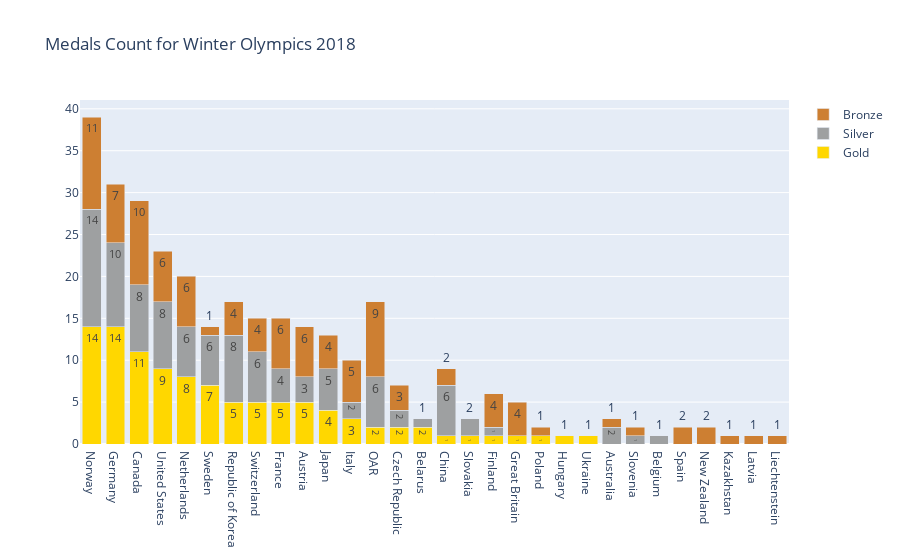

This figure's notebook cell:
### Markdown cell above
#### 3.2 Stacked Bar Chart

### Code cell
trace1 = go.Bar(x = df['NOC'], y = df['Gold'], name = 'Gold', marker = {'color':'#FFD700'}, text = df['Gold'])
trace2 = go.Bar(x = df['NOC'], y = df['Silver'], name = 'Silver', marker = {'color':'#9EA0A1'},text = df['Silver'])
trace3 = go.Bar(x = df['NOC'], y = df['Bronze'], name = 'Bronze', marker = {'color':'#CD7F32'},text = df['Bronze'])

data = [trace1,trace2,trace3]

layout = go.Layout(title = 'Medals Count for Winter Olympics 2018', barmode = 'stack')

fig = go.Figure(data = data, layout = layout)
fig.show()

### Figure 1 — Plotly figure (JSON) as saved in the notebook; plotly's stock layout.template omitted (floating-point values rounded to 4 significant figures)
{"data": [{"marker": {"color": "#FFD700"}, "name": "Gold", "text": [14, 14, 11, 9, 8, 7, 5, 5, 5, 5, 4, 3, 2, 2, 2, 1, 1, 1, 1, 1, 1, 1, 0, 0, 0, 0, 0, 0, 0, 0], "type": "bar", "x": ["Norway", "Germany", "Canada", "United States", "Netherlands", "Sweden", "Republic of Korea", "Switzerland", "France", "Austria", "Japan", "Italy", "OAR", "Czech Republic", "Belarus", "China", "Slovakia", "Finland", "Great Britain", "Poland", "Hungary", "Ukraine", "Australia", "Slovenia", "Belgium", "Spain", "New Zealand", "Kazakhstan", "Latvia", "Liechtenstein"], "y": [14, 14, 11, 9, 8, 7, 5, 5, 5, 5, 4, 3, 2, 2, 2, 1, 1, 1, 1, 1, 1, 1, 0, 0, 0, 0, 0, 0, 0, 0]}, {"marker": {"color": "#9EA0A1"}, "name": "Silver", "text": [14, 10, 8, 8, 6, 6, 8, 6, 4, 3, 5, 2, 6, 2, 1, 6, 2, 1, 0, 0, 0, 0, 2, 1, 1, 0, 0, 0, 0, 0], "type": "bar", "x": ["Norway", "Germany", "Canada", "United States", "Netherlands", "Sweden", "Republic of Korea", "Switzerland", "France", "Austria", "Japan", "Italy", "OAR", "Czech Republic", "Belarus", "China", "Slovakia", "Finland", "Great Britain", "Poland", "Hungary", "Ukraine", "Australia", "Slovenia", "Belgium", "Spain", "New Zealand", "Kazakhstan", "Latvia", "Liechtenstein"], "y": [14, 10, 8, 8, 6, 6, 8, 6, 4, 3, 5, 2, 6, 2, 1, 6, 2, 1, 0, 0, 0, 0, 2, 1, 1, 0, 0, 0, 0, 0]}, {"marker": {"color": "#CD7F32"}, "name": "Bronze", "text": [11, 7, 10, 6, 6, 1, 4, 4, 6, 6, 4, 5, 9, 3, 0, 2, 0, 4, 4, 1, 0, 0, 1, 1, 0, 2, 2, 1, 1, 1], "type": "bar", "x": ["Norway", "Germany", "Canada", "United States", "Netherlands", "Sweden", "Republic of Korea", "Switzerland", "France", "Austria", "Japan", "Italy", "OAR", "Czech Republic", "Belarus", "China", "Slovakia", "Finland", "Great Britain", "Poland", "Hungary", "Ukraine", "Australia", "Slovenia", "Belgium", "Spain", "New Zealand", "Kazakhstan", "Latvia", "Liechtenstein"], "y": [11, 7, 10, 6, 6, 1, 4, 4, 6, 6, 4, 5, 9, 3, 0, 2, 0, 4, 4, 1, 0, 0, 1, 1, 0, 2, 2, 1, 1, 1]}], "layout": {"barmode": "stack", "title": {"text": "Medals Count for Winter Olympics 2018"}}}
